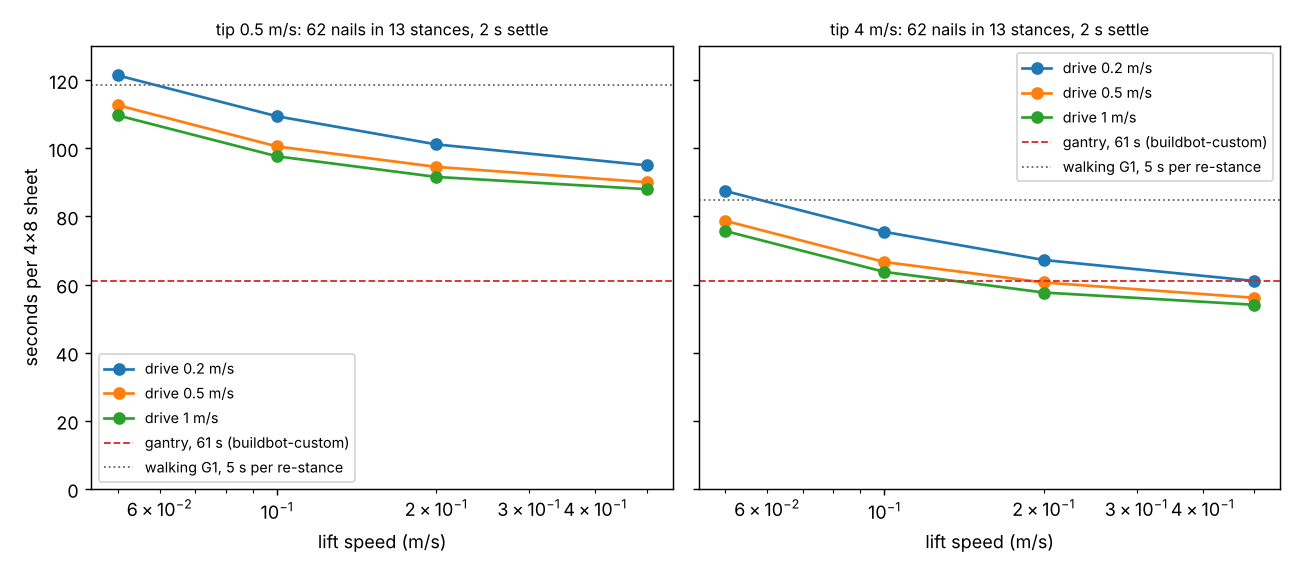

Here is the Python script that generated this plot:
"""Sheet time against lift speed for a G1 on a drive-and-lift base, with the hand, gantry and walking-G1 times."""
import json
from pathlib import Path

import matplotlib
matplotlib.use("Agg")
import matplotlib.pyplot as plt

HERE = Path(__file__).resolve().parent
R = json.loads((HERE / "results.json").read_text())
fig, ax = plt.subplots(1, 2, figsize=(10, 4.4), sharey=True)
for a, v in zip(ax, (0.5, 4.0)):
    for row, c in zip([w for w in R["whole"] if w["v"] == v], ("C0", "C1", "C2")):
        ls = sorted(float(k) for k in row["by_v_lift"])
        a.plot(ls, [row["by_v_lift"][str(k)] for k in ls], "o-", color=c, label=f"drive {row['v_drive']:g} m/s")
    a.axhline(61, color="C3", ls="--", lw=1, label="gantry, 61 s (buildbot-custom)")
    nail = [w for w in R["whole"] if w["v"] == v][0]["nailing"]
    a.axhline(nail + 12 * 5.0, color="0.4", ls=":", lw=1, label="walking G1, 5 s per re-stance")
    a.set_xscale("log")
    a.set_xlabel("lift speed (m/s)")
    a.set_title(f"tip {v:g} m/s: 62 nails in 13 stances, 2 s settle", fontsize=9)
    a.legend(fontsize=8)
ax[0].set_ylabel("seconds per 4x8 sheet")
ax[0].set_ylim(0, 130)
fig.tight_layout()
fig.savefig(HERE / "figure.png", dpi=130)
